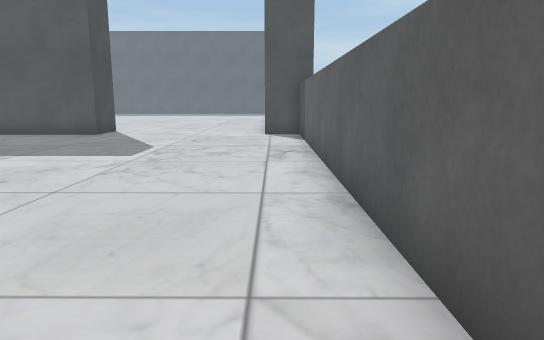
view 1 (above)

20 first-person views from a walk through a Unity game level. The camera is 0.68 m above the floor, tilts 10° down and sees 70° across. The floor is counted in squares, 0.5 m on a side. Each view is taken from the middle of a square. On the plan, view 1 faces up. The plan holds only what a view shows up to about 16 squares ahead; the rest is blank. The place goes on beyond the plan. Some animated figures are not drawn.

view 2
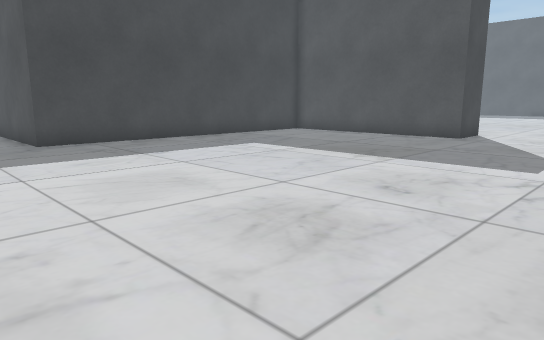

view 3
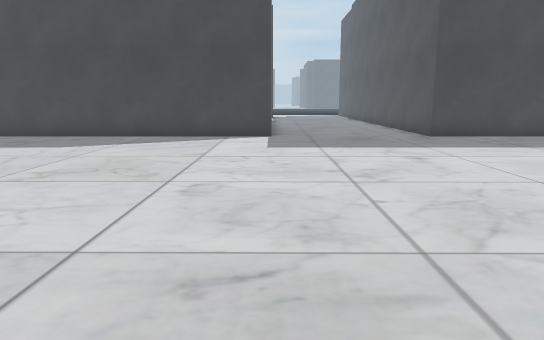

view 4
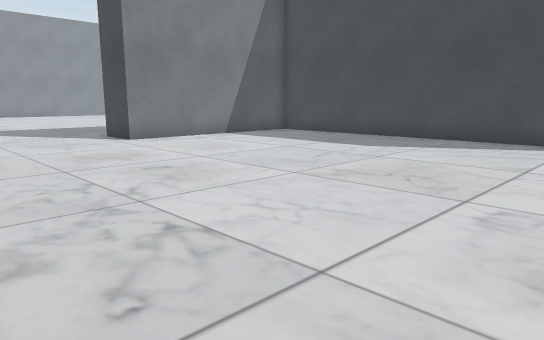

view 5
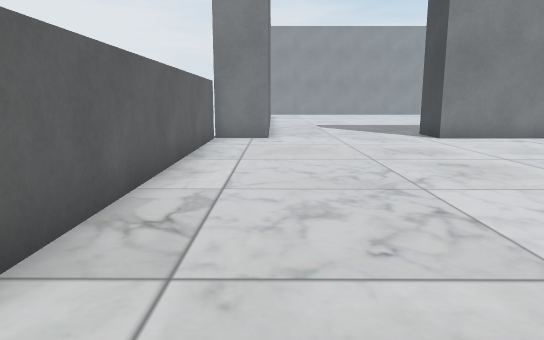

view 6
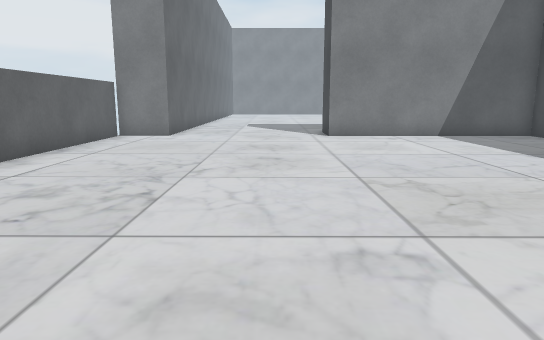

view 7
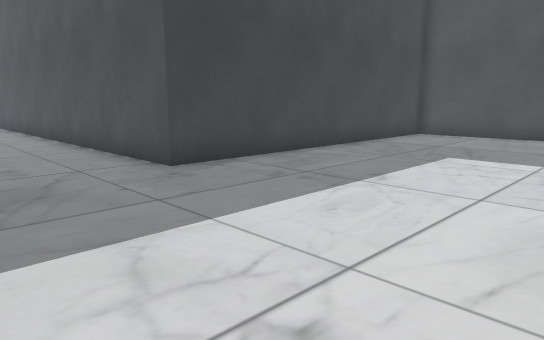

view 8
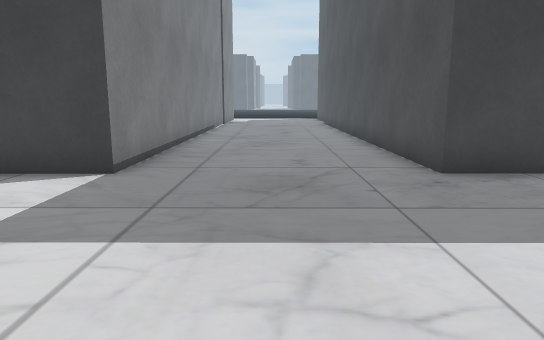

view 9
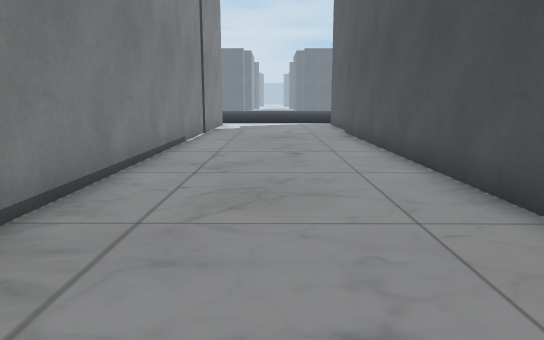

view 10
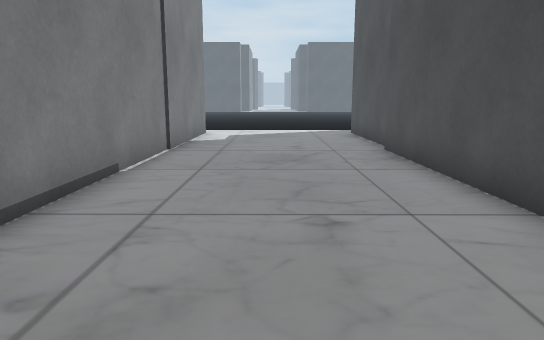

view 11
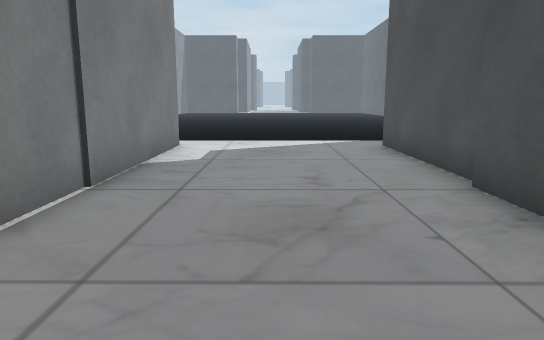

view 12
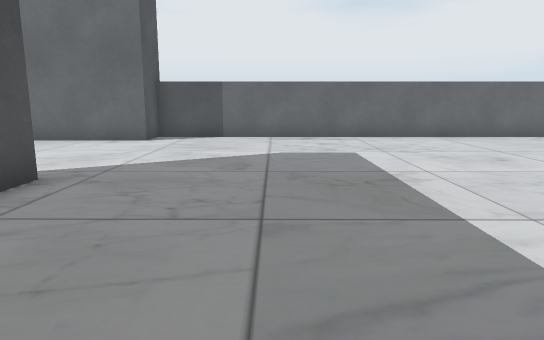

view 13
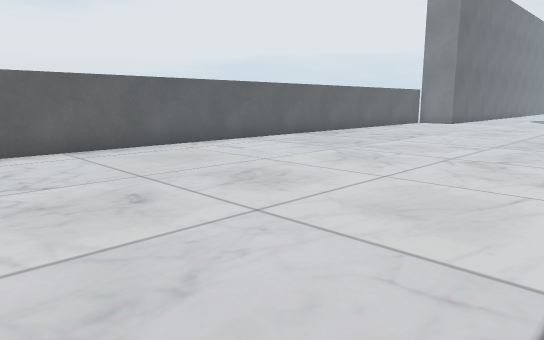

view 14
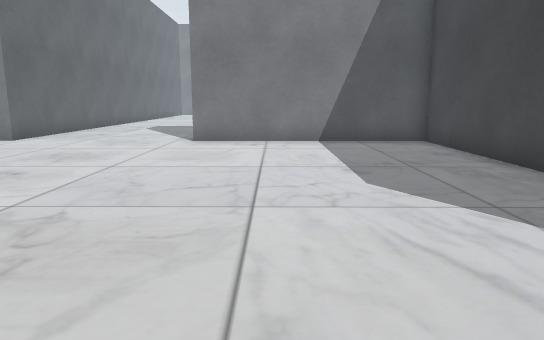

view 15
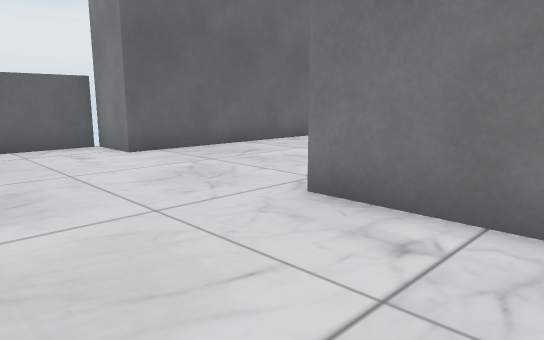

view 16
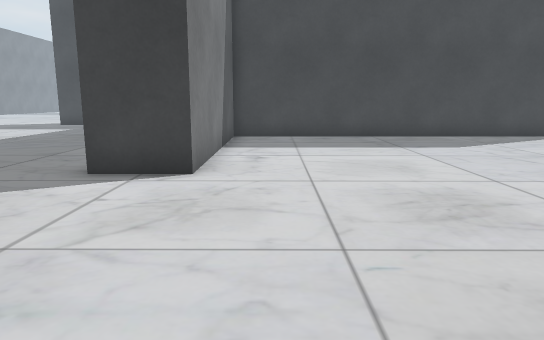

view 17
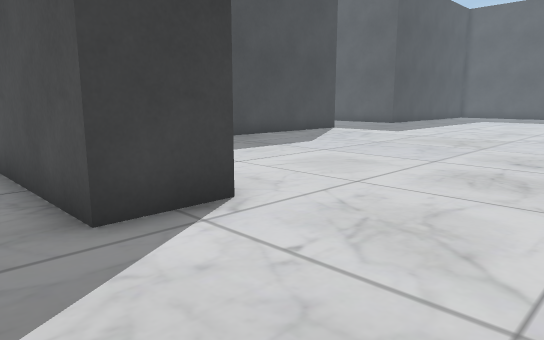

view 18
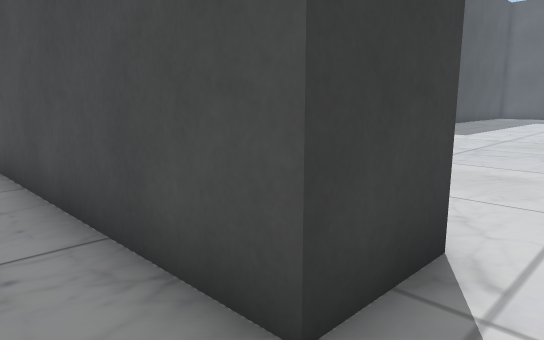

view 19
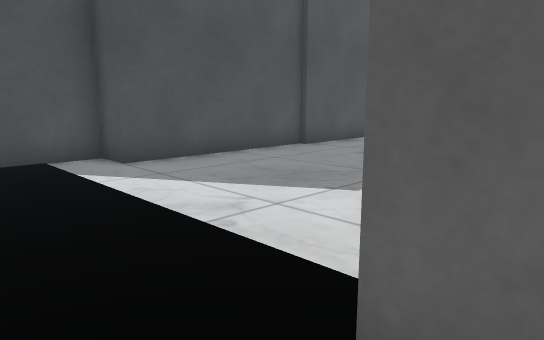

view 20
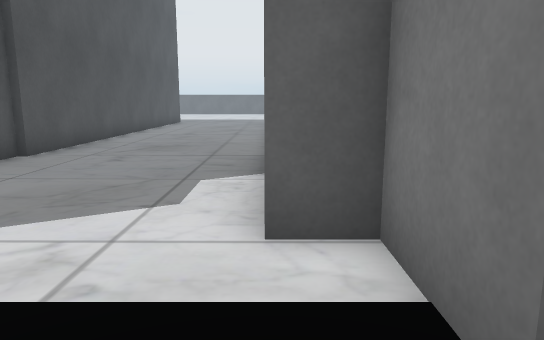

### Floor plan
Points are (right, up) in squares from view 1. A wall is a line through its corners. A room is listed if a view was taken in it or the views show most of it. See-through windows are left out.
Room 1 (views 1, 2, 3, 4, 5, 6, 7, 8, 9, 10, 11, 12, 13, 14, 15, 16, 17, 18, 19, 20)
walls: (-15.3, 15.8) (-15.3, 4.3) (-32.2, 4.3); (-7.3, 17.5) (-7.3, 16.1) (-15, 16.1); (-32.1, 4.5) (-38.2, 4.5) (-38.2, 5.7) (-40.4, 5.7); (-0.9, -19.6) (-0.9, -15.5) (1.2, -15.5) (1.2, 16.4) (-0.3, 16.4) (-0.3, 17.5); (-40.5, -3.9) (-40.5, -3.1) (-38.2, -3.1) (-38.2, -2) (-15.3, -2) (-15.3, -15.5) (-7.3, -15.5) (-7.3, -17.5) (-14.6, -17.5)

Where each view was taken, in squares from view 1:
view 1: 0 up, 0 right, facing up
view 2: 1 up, 2 left, facing up-left
view 3: 2 down, 0 right, facing left
view 4: 2 down, 1 left, facing down-left
view 5: 1 down, 1 left, facing down
view 6: 0 up, 5 left, facing down
view 7: 0 up, 8 left, facing up-left
view 8: 1 up, 8 left, facing left
view 9: 1 up, 15 left, facing left
view 10: 1 up, 21 left, facing left
view 11: 1 up, 26 left, facing left
view 12: 12 up, 14 left, facing right
view 13: 9 up, 10 left, facing down-right
view 14: 2 down, 10 left, facing down
view 15: 11 down, 11 left, facing down-right
view 16: 14 down, 0 right, facing left
view 17: 19 down, 3 left, facing up-left
view 18: 19 down, 6 left, facing up-left
view 19: 4 down, 42 left, facing up-right
view 20: 2 down, 42 left, facing right
